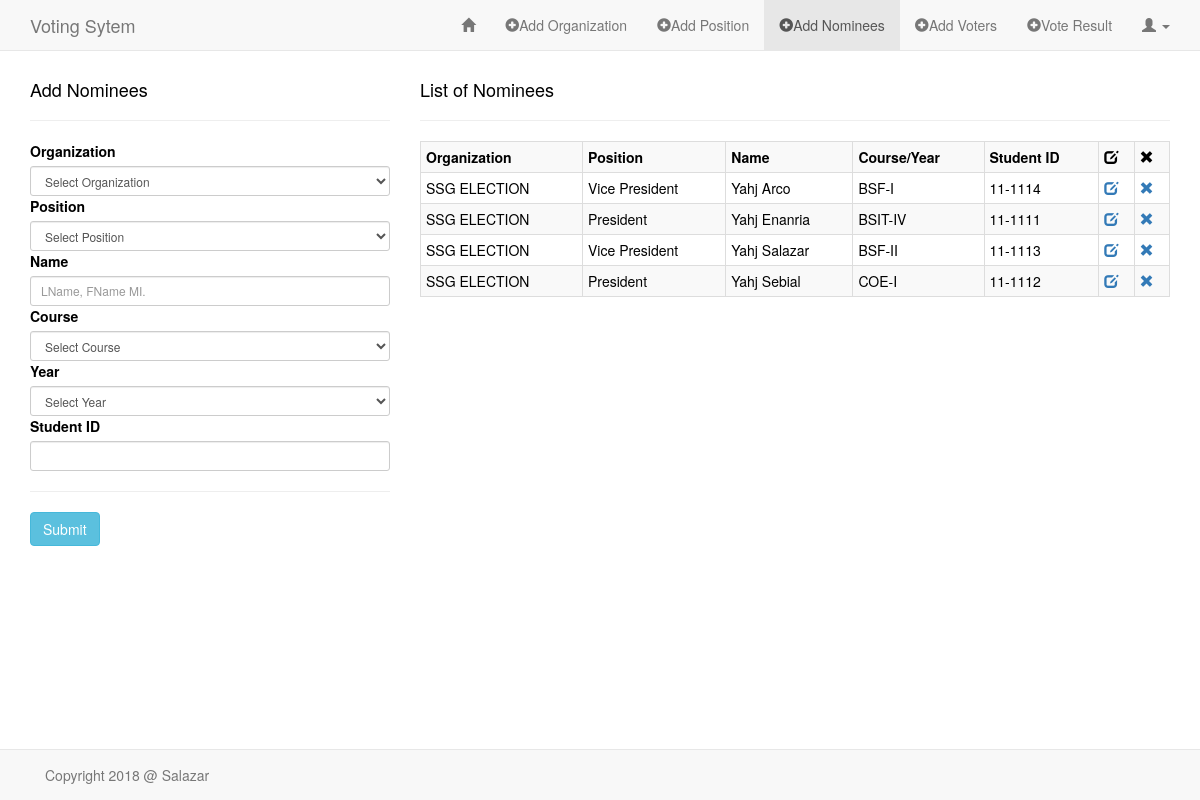
/sandbox/add_nominees.php (signed in), run on the app's committed database.
### tables this page shows
CREATE TABLE `nominees` (
  `id` int(11) NOT NULL,
  `org` varchar(60) NOT NULL,
  `pos` varchar(60) NOT NULL,
  `name` varchar(60) NOT NULL,
  `course` varchar(60) NOT NULL,
  `year` varchar(3) NOT NULL,
  `stud_id` varchar(60) NOT NULL
);

### sandbox/classes/Organization.php (called while the page is built, shortened)
<?php
class Organization
{
    public function READ_ORG() {
        global $db;
        $sql = "SELECT * FROM organization";
        if(!$stmt = $db->prepare($sql)) {
            echo $stmt->error;
        } else {
            $stmt->execute();
            $result = $stmt->get_result();
        }
        return $result;
    }
}

### sandbox/classes/Nominees.php (called while the page is built, shortened)
<?php
class Nominees
{
    public function READ_NOMINEE() {
        global $db;
        $sql = "SELECT *
                FROM nominees
                ORDER BY name ASC";
        if(!$stmt = $db->prepare($sql)) {
            echo $stmt->error;
        } else {
            $stmt->execute();
            $result = $stmt->get_result();
        }
        return $result;
    }
}

### sandbox/add_nominees.php (the view, shortened to what this page needs)
    <?php
require("../config/db.php");
require("classes/Organization.php");
require("classes/Nominees.php");
?>
<!DOCTYPE HTML>
<html lang="en-US">
<head>
    <link rel="stylesheet" href="../assets/css/bootstrap.min.css">
    <link rel="stylesheet" href="../assets/css/style_admin.css">
</head>
<body>
<nav class="navbar navbar-default navbar-fixed-top" role="navigation">
    <div class="container">
        <div class="navbar-header">
            <a class="navbar-brand" href="index.php">Voting Sytem</a>
        </div>
        <div class="collapse navbar-collapse" id="bs-example-navbar-collapse-1">
            <ul class="nav navbar-nav navbar-right">
                <li><a href="admin_page.php"><span class="glyphicon glyphicon-home"></span></a></li>
                <li><a href="add_org.php"><span class="glyphicon glyphicon-plus-sign"></span>Add Organization</a></li>
                <li><a href="add_pos.php"><span class="glyphicon glyphicon-plus-sign"></span>Add Position</a></li>
                <li class="active"><a href="add_nominees.php"><span class="glyphicon glyphicon-plus-sign"></span>Add Nominees</a></li>
                <li><a href="add_voters.php"><span class="glyphicon glyphicon-plus-sign"></span>Add Voters</a></li>
                <li><a href="vote_result.php"><span class="glyphicon glyphicon-plus-sign"></span>Vote Result</a></li>
                <li class="dropdown">
                    <a href="#" class="dropdown-toggle" data-toggle="dropdown" role="button" aria-haspopup="true" aria-expanded="false"><span class="glyphicon glyphicon-user"></span> <span class="caret"></span></a>
                </li>
            </ul>
        </div>
    </div>
</nav>
<div class="container">
    <div class="row">
        <div class="col-md-4">
            <h4>Add Nominees</h4><hr>
            <form method="POST" action="<?php $_SERVER['PHP_SELF']; ?>" role="form">
                <?php
                $readOrg = new Organization();
                $rtnReadOrg = $readOrg->READ_ORG();
                ?>
                <div class="form-group-sm">
                    <label for="organization">Organization</label>
                    <?php if($rtnReadOrg) { ?>
                        <select required name="organization" class="form-control" id="org-list" onchange="getPos(this.value);">
                            <option value="">Select Organization</option>
                        </select>
                    <?php }  ?>
                </div>
                <div class="form-group-sm">
                    <label for="position">Position</label>
                    <select required name="position" class="form-control" id="pos-list">
                        <option value="">Select Position</option>
                    </select>
                </div>
                <div class="form-group-sm">
                    <label for="name">Name</label>
                    <input required type="text" name="name" class="form-control" placeholder="LName, FName MI.">
                </div>
                <div class="form-group-sm">
                    <label for="course">Course</label>
                    <select required name="course" class="form-control">
                        <option value="">Select Course</option>
                    </select>
                </div>
                <div class="form-group-sm">
                    <label for="year">Year</label>
                    <select required name="year" class="form-control">
                        <option value="">Select Year</option>
                    </select>
                </div>
                <div class="form-group-sm">
                    <label for="stud_id">Student ID</label>
                    <input required type="text" name="stud_id" class="form-control">
                </div>
                <hr/>
                <div class="form-group-sm">
                    <input type="submit" name="submit" value="Submit" class="btn btn-info">
                </div>
            </form>
        </div>
        <?php
        $readNominees = new Nominees();
        $rtnReadNominees = $readNominees->READ_NOMINEE();
        ?>
        <div class="col-md-8">
            <h4>List of Nominees</h4><hr>
            <div class="table-responsive">
                <?php if($rtnReadNominees) { ?>
                <table class="table table-bordered table-condensed table-striped">
                    <tr>
                        <th>Organization</th>
                        <th>Position</th>
                        <th>Name</th>
                        <th>Course/Year</th>
                        <th>Student ID</th>
                        <th><span class="glyphicon glyphicon-edit"></span></th>
                        <th><span class="glyphicon glyphicon-remove"></span></th>
                    </tr>
                    <?php while($rowNom = $rtnReadNominees->fetch_assoc()) { ?>
                    <tr>
                        <td><?php echo $rowNom['org']; ?></td>
                        <td><?php echo $rowNom['pos']; ?></td>
                        <td><?php echo $rowNom['name']; ?></td>
                        <td><?php echo $rowNom['course'] . "-" . $rowNom['year']; ?></td>
                        <td><?php echo $rowNom['stud_id']; ?></td>
                        <td><a href="http://localhost/voting_system/sandbox/edit_nominee.php?id=<?php echo $rowNom['id']; ?>"><span class="glyphicon glyphicon-edit"></span></a></td>
                        <td><a href="http://localhost/voting_system/sandbox/delete_nominee.php?id=<?php echo $rowNom['id']; ?>"><span class="glyphicon glyphicon-remove"></span></a></td>
                    </tr>
                    <?php }  ?>
                </table>
                <?php }  ?>
            </div>
        </div>
    </div>
</div>
<nav class="navbar navbar-default navbar-fixed-bottom" role="navigation">
    <div class="container">
        <div class="navbar-text pull-left">
           Copyright 2018 @ Salazar
        </div>
    </div>
</nav>
</body>
</html>

### assets/css/style_admin.css (style rules this page uses)
body { color: black; margin-top: 70px; margin-bottom: 70px; background-color: white; }

### data on the page
nominees: org "SSG ELECTION", pos "Vice President", name "Yahj Arco", course "BSF", year "I", stud "11-1114"
nominees: org "SSG ELECTION", pos "President", name "Yahj Enanria", course "BSIT", year "IV", stud "11-1111"
nominees: org "SSG ELECTION", pos "Vice President", name "Yahj Salazar", course "BSF", year "II", stud "11-1113"
nominees: org "SSG ELECTION", pos "President", name "Yahj Sebial", course "COE", year "I", stud "11-1112"
